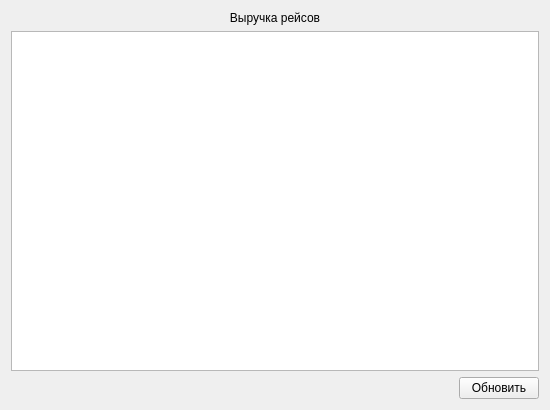
<?xml version="1.0" encoding="UTF-8"?>
<ui version="4.0">
 <class>GetScheduleRevenueModal</class>
 <widget class="QWidget" name="GetScheduleRevenueModal">
  <property name="geometry">
   <rect>
    <x>0</x>
    <y>0</y>
    <width>550</width>
    <height>410</height>
   </rect>
  </property>
  <property name="minimumSize">
   <size>
    <width>550</width>
    <height>410</height>
   </size>
  </property>
  <property name="maximumSize">
   <size>
    <width>550</width>
    <height>410</height>
   </size>
  </property>
  <property name="windowTitle">
   <string>Form</string>
  </property>
  <layout class="QHBoxLayout" name="horizontalLayout_2">
   <item>
    <layout class="QVBoxLayout" name="verticalLayout">
     <item>
      <widget class="QLabel" name="label">
       <property name="text">
        <string>Выручка рейсов</string>
       </property>
       <property name="alignment">
        <set>Qt::AlignCenter</set>
       </property>
      </widget>
     </item>
     <item>
      <widget class="QTableView" name="revenueTableView"/>
     </item>
     <item>
      <layout class="QHBoxLayout" name="horizontalLayout">
       <item>
        <spacer name="horizontalSpacer">
         <property name="orientation">
          <enum>Qt::Horizontal</enum>
         </property>
         <property name="sizeHint" stdset="0">
          <size>
           <width>40</width>
           <height>20</height>
          </size>
         </property>
        </spacer>
       </item>
       <item>
        <widget class="QPushButton" name="updateRevenueTableViewButton">
         <property name="text">
          <string>Обновить</string>
         </property>
        </widget>
       </item>
      </layout>
     </item>
    </layout>
   </item>
  </layout>
 </widget>
 <resources/>
 <connections/>
</ui>
